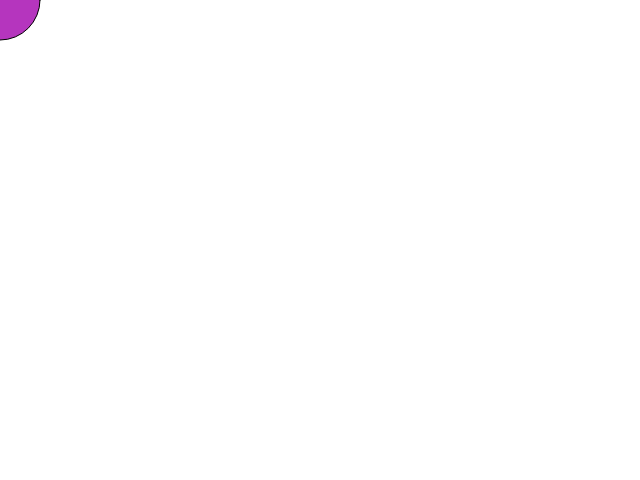
Frame 1 (no input)
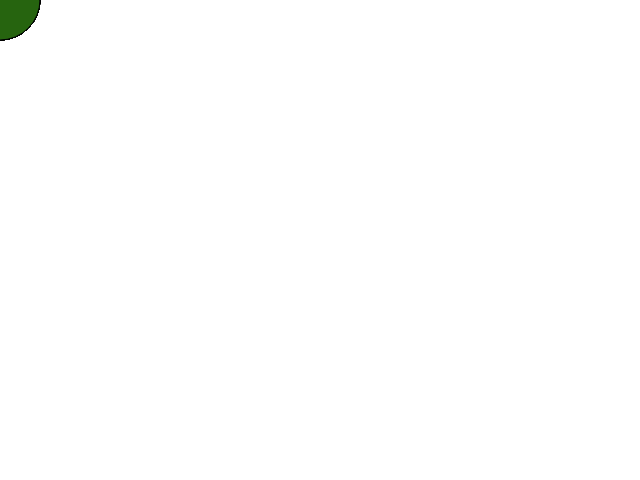
Frame 60 (no input)
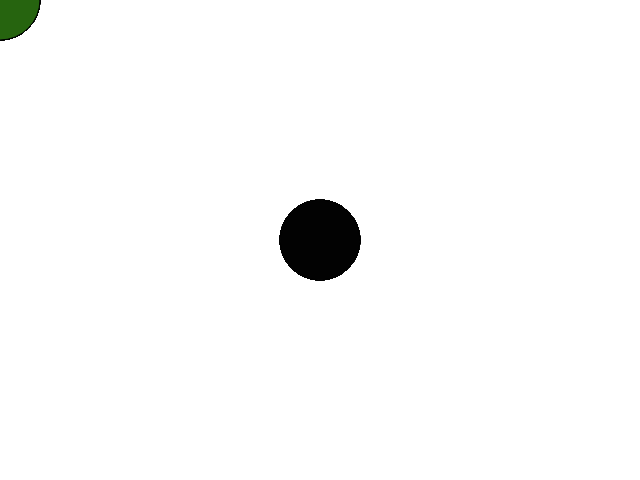
Frame 120 (the mouse pressed at the canvas centre since frame 60)

The p5.js sketch that drew these frames (run headless with seeded random() and noise() and a simulated clock; from frame 60 on, the mouse is pressed at the canvas centre):

// p5.js sketch
// ── sketch.js
function setup() {
  createCanvas(640, 480);
}

function draw() {
  if (mouseIsPressed) {
    fill(random(254));
  } else {
    fill(random(254),random(254),random(254));
  }
  ellipse(mouseX, mouseY, 80, 80);
  
}
